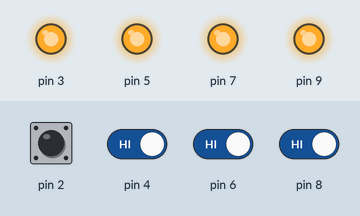
The sketch below on a simulated Arduino Uno, built with avr-gcc and run on an emulated ATmega328P. On the bench: output pins drawn as LEDs (lit = HIGH). Dashed ring = blinking. Inputs (shaded band) come from the test bench; at power-on: pin 2, pin 4, pin 6, pin 8 HIGH. Random numbers use the default seed unless the sketch sets one.

Above: at 1.2 s.
1.3 s: pin 2 pulled LOW for 0.15 s
At 1.39 s:
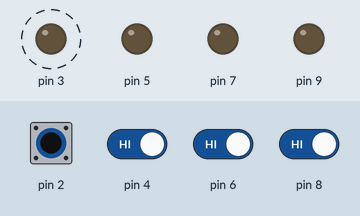
At 3.6 s:
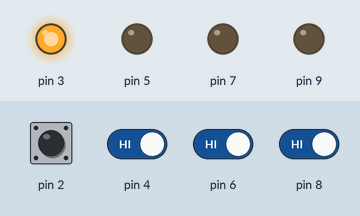
4.3 s: pin 4 driven LOW and pin 6 driven LOW
At 8.8 s:
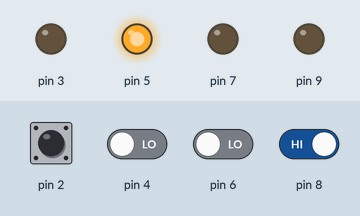
10.3 s: pin 8 driven HIGH
Timing chart, 0 to 14.3 s (numbered marks = the images above; inputs shaded):
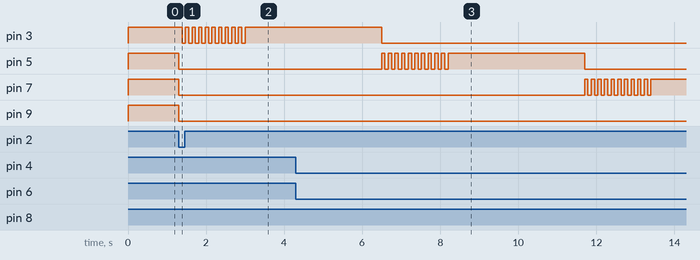

The sketch:

Rommenator_rnd.ino
```cpp
//********************************************//
//**************** Romménator ****************//
//********************************************//
//* Version : 2.0                            *//
//* Author  : Tobias Vogel                   *//
//* Für mehr als 4 Spieler können die        *//
//* ausgeklammerten Zeilen eingefügt werden. *//
//* Mit Zufallsfunktion                      *//
//********************************************//

int randNumber; //Variable für Zufallszahl wird deklariert

void setup() {
  //Eingänge vorbereiten

  pinMode(2, INPUT_PULLUP);
  pinMode(4, INPUT_PULLUP);
  pinMode(6, INPUT_PULLUP);
  pinMode(8, INPUT_PULLUP);
  //pinMode(10, INPUT_PULLUP);
  //pinMode(12, INPUT_PULLUP);

  //Ausgänge vorbereiten

  pinMode(3, OUTPUT);
  pinMode(5, OUTPUT);
  pinMode(7, OUTPUT);
  pinMode(9, OUTPUT);
  //pinMode(11, OUTPUT);
  //pinMode(13, OUTPUT);

  digitalWrite(3, HIGH); //Alles wieder an
  digitalWrite(5, HIGH);
  digitalWrite(7, HIGH);
  digitalWrite(9, HIGH);
  //digitalWrite(11, HIGH);
  //digitalWrite(13, HIGH);

  randomSeed(analogRead(0)); //Das zufällige Rauschen am nicht verbundenen Analogpin 0 wird als "Saat" für die Zufallsfunktion benutzt
}

void klopfwin(int pin){

    digitalWrite(3, LOW); //Alles aus
    digitalWrite(5, LOW);
    digitalWrite(7, LOW);
    digitalWrite(9, LOW);
    //digitalWrite(11, LOW);
    //digitalWrite(13, LOW);

    for (int i = 0; i < 10; i++)
    {
      digitalWrite(pin, HIGH);
      delay(85);
      digitalWrite(pin, LOW);
      delay(85);
    }

    digitalWrite(pin, HIGH);
    delay(3500);            //Wartezeit bis neustart
    digitalWrite(pin, LOW);

    digitalWrite(3, HIGH); //Alles wieder an
    digitalWrite(5, HIGH);
    digitalWrite(7, HIGH);
    digitalWrite(9, HIGH);
    //digitalWrite(11, HIGH);
    //digitalWrite(13, HIGH);
}

void loop() {

  //Eine Pseudozufallszahl zwischen 0 und 3 wird generiert. (Der Maximalwert in der Klammer -1)
  randNumber = random(4); //Bei Erweiterung auf mehr Taster muss die Zahl hier angepasst werden!

  //In zufälliger Reihenfolge werden die Eingangspins abgefragt, wenn einer "LOW" ist, wird "klopfwin" gesprungen.
  //Hier wird der Gewinner angezeigt.

       if (randNumber == 0 && digitalRead(2) == LOW) {klopfwin(3);}
       if (randNumber == 1 && digitalRead(4) == LOW) {klopfwin(5);}
       if (randNumber == 2 && digitalRead(6) == LOW) {klopfwin(7);}
       if (randNumber == 3 && digitalRead(8) == LOW) {klopfwin(9);}
       //if (randNumber == 4 && digitalRead(10) == LOW) {klopfwin(11);}
       //if (randNumber == 5 && 0digitalRead(12) == LOW){klopfwin(13);}
}
```

Measured:
- after the input at 1.3 s, pin 3: alternates HIGH for 0.09 s and LOW for 0.09 s, 20 changes in all, then stays HIGH, starting after 0.09 s; pin 5, pin 7, pin 9: HIGH → LOW at once
- after the input at 4.3 s, pin 3: HIGH → LOW after 2.2 s
